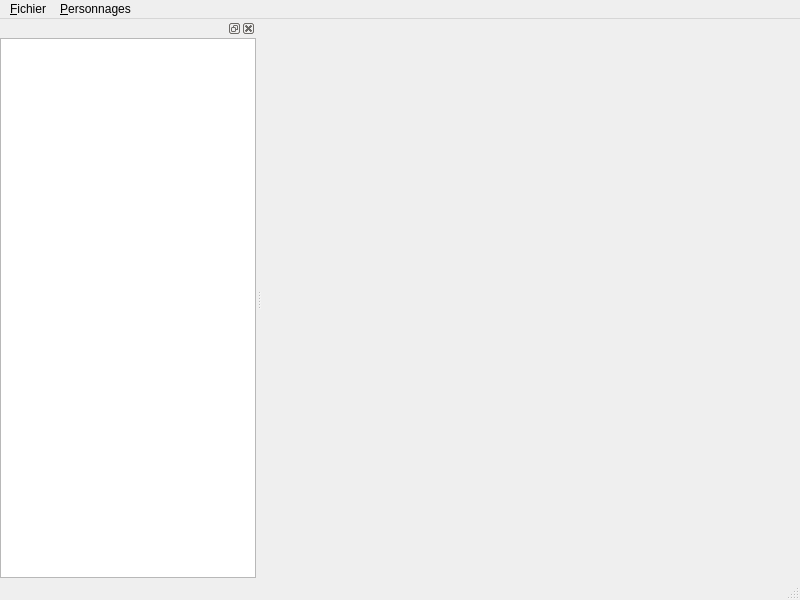
<?xml version="1.0" encoding="UTF-8"?>
<ui version="4.0">
 <class>MainWindow</class>
 <widget class="QMainWindow" name="MainWindow">
  <property name="geometry">
   <rect>
    <x>0</x>
    <y>0</y>
    <width>800</width>
    <height>600</height>
   </rect>
  </property>
  <property name="windowTitle">
   <string>Characters DB</string>
  </property>
  <widget class="QWidget" name="centralwidget"/>
  <widget class="QMenuBar" name="menubar">
   <property name="geometry">
    <rect>
     <x>0</x>
     <y>0</y>
     <width>800</width>
     <height>22</height>
    </rect>
   </property>
   <widget class="QMenu" name="menu_Fichier">
    <property name="title">
     <string>&amp;Fichier</string>
    </property>
    <addaction name="action_new_db"/>
    <addaction name="action_ope_db"/>
   </widget>
   <widget class="QMenu" name="menu_Personnages">
    <property name="title">
     <string>&amp;Personnages</string>
    </property>
    <addaction name="action_char_list"/>
    <addaction name="action_new_char"/>
   </widget>
   <addaction name="menu_Fichier"/>
   <addaction name="menu_Personnages"/>
  </widget>
  <widget class="QStatusBar" name="statusbar"/>
  <widget class="QDockWidget" name="ListCharWidget">
   <attribute name="dockWidgetArea">
    <number>1</number>
   </attribute>
   <widget class="QWidget" name="dockWidgetContents">
    <layout class="QVBoxLayout" name="verticalLayout">
     <property name="spacing">
      <number>0</number>
     </property>
     <property name="leftMargin">
      <number>0</number>
     </property>
     <property name="topMargin">
      <number>0</number>
     </property>
     <property name="rightMargin">
      <number>0</number>
     </property>
     <property name="bottomMargin">
      <number>0</number>
     </property>
     <item>
      <widget class="QWidget" name="widget" native="true">
       <layout class="QHBoxLayout" name="horizontalLayout">
        <property name="spacing">
         <number>0</number>
        </property>
        <property name="leftMargin">
         <number>0</number>
        </property>
        <property name="topMargin">
         <number>0</number>
        </property>
        <property name="rightMargin">
         <number>0</number>
        </property>
        <property name="bottomMargin">
         <number>0</number>
        </property>
        <item>
         <widget class="QListWidget" name="charactere_list"/>
        </item>
       </layout>
      </widget>
     </item>
    </layout>
   </widget>
  </widget>
  <action name="action_new_db">
   <property name="text">
    <string>&amp;Nouvelle base de données</string>
   </property>
  </action>
  <action name="action_ope_db">
   <property name="text">
    <string>Ouvrir Base de données</string>
   </property>
  </action>
  <action name="action_char_list">
   <property name="text">
    <string>&amp;Liste de personnages</string>
   </property>
  </action>
  <action name="action_new_char">
   <property name="text">
    <string>&amp;Nouveau personnage</string>
   </property>
  </action>
 </widget>
 <resources/>
 <connections/>
</ui>
